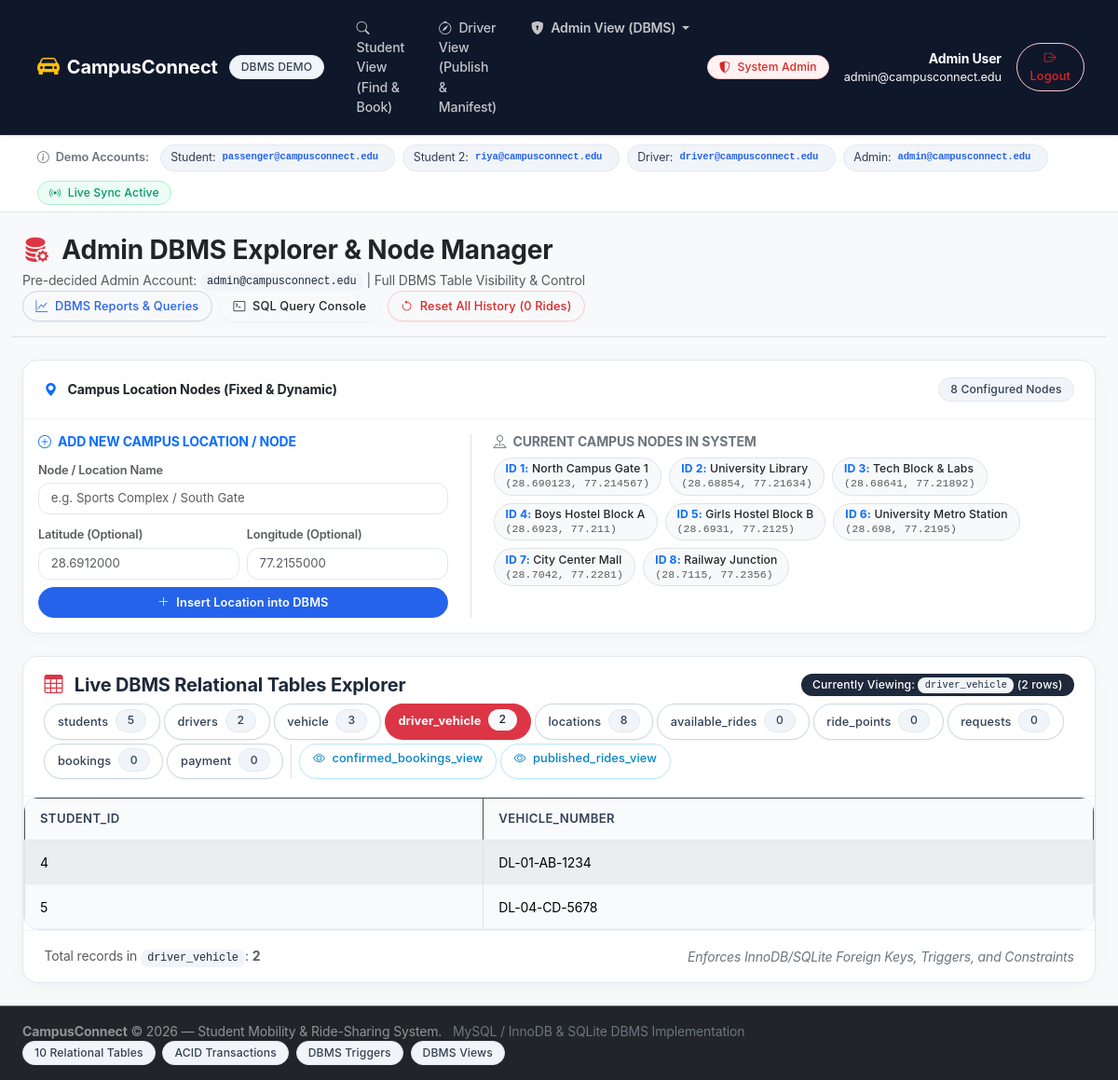
/admin?table=driver_vehicle (signed in), run on the app's committed database.
### tables this page shows
CREATE TABLE locations (
        location_id INTEGER PRIMARY KEY AUTOINCREMENT,
        name TEXT UNIQUE NOT NULL,
        latitude REAL,
        longitude REAL
    );

CREATE TABLE driver_vehicle (
        student_id INTEGER NOT NULL,
        vehicle_number TEXT NOT NULL,
        PRIMARY KEY (student_id, vehicle_number),
        FOREIGN KEY (student_id) REFERENCES drivers(student_id) ON DELETE CASCADE,
        FOREIGN KEY (vehicle_number) REFERENCES vehicle(vehicle_number) ON DELETE CASCADE
    );

### routes/admin.py (the view)
@admin_bp.route('/admin')
@admin_required
def admin_dashboard():
    selected_table = request.args.get('table', 'students')
    if selected_table not in ALL_TABLES and selected_table not in ALL_VIEWS:
        selected_table = 'students'
    table_data = query_db(f"SELECT * FROM {selected_table} LIMIT 100")
    columns = list(table_data[0].keys()) if table_data else []
    table_counts = {}
    for tbl in ALL_TABLES:
        res = query_db(f"SELECT COUNT(*) AS cnt FROM {tbl}", one=True)
        table_counts[tbl] = res['cnt'] if res else 0
    locations = query_db("SELECT * FROM locations ORDER BY location_id ASC")
    return render_template(
        'admin_view.html',
        all_tables=ALL_TABLES,
        all_views=ALL_VIEWS,
        selected_table=selected_table,
        table_data=table_data,
        columns=columns,
        table_counts=table_counts,
        locations=locations,
        active_tab='tables'
    )

### db.py (called while the page is built, shortened)
def get_connection():
    conn = sqlite3.connect(Config.SQLITE_DB_PATH)
    conn.execute("PRAGMA foreign_keys = ON;")
    conn.row_factory = sqlite3.Row
    return conn, 'sqlite'

def get_db():
    if 'db' not in g:
        conn, db_type = get_connection()
        g.db = conn
        g.db_type = db_type
    return g.db, g.db_type

def _adapt_query(query, db_type):
    if db_type == 'mysql':
        return query.replace('?', '%s')
    return query

def query_db(query, args=(), one=False):
    conn, db_type = get_db()
    sql = _adapt_query(query, db_type)
    if db_type == 'mysql':
        cursor = conn.cursor(dictionary=True)
        cursor.execute(sql, args)
        rv = cursor.fetchall()
        cursor.close()
        return (rv[0] if rv else None) if one else rv
    else:
        cursor = conn.cursor()
        cursor.execute(sql, args)
        rv = cursor.fetchall()
        cursor.close()
        if rv:
            rows = [dict(r) for r in rv]
            return rows[0] if one else rows
        return None if one else []

### routes/auth.py (called while the page is built)
def admin_required(f):
    @wraps(f)
    def decorated_function(*args, **kwargs):
        if 'user_id' not in session:
            flash('Please log in to access this page.', 'warning')
            return redirect(url_for('auth.login'))
        if session.get('role') != 'ADMIN':
            flash('Access restricted to System Administrators.', 'danger')
            return redirect(url_for('student.student_dashboard'))
        return f(*args, **kwargs)
    return decorated_function

### templates/admin_view.html (shortened to what this page needs)
{% extends 'base.html' %}
{% block content %}
<div class="row g-4">
    <div class="col-12 d-flex flex-wrap justify-content-between align-items-center border-bottom pb-3">
        <div>
            <h3 class="fw-bold mb-1 text-dark">
                <i class="bi bi-database-fill-gear text-danger me-2"></i> Admin DBMS Explorer & Node Manager
            </h3>
            <p class="text-muted mb-0 small">
                Pre-decided Admin Account: <code>admin@campusconnect.edu</code> | Full DBMS Table Visibility & Control
            </p>
        </div>
        <div class="d-flex gap-2">
            <a href="{{ url_for('admin.admin_reports') }}" class="btn btn-outline-primary btn-sm">
                <i class="bi bi-graph-up me-1"></i> DBMS Reports & Queries
            </a>
            <a href="{{ url_for('admin.admin_sql') }}" class="btn btn-outline-dark btn-sm">
                <i class="bi bi-terminal me-1"></i> SQL Query Console
            </a>
            <form action="{{ url_for('admin.reset_demo_data') }}" method="POST" class="d-inline" onsubmit="return confirm('Remove all history? This wipes test rides, bookings, and payments back to a fresh 0-ride presentation state.');">
                <button type="submit" class="btn btn-outline-danger btn-sm">
                    <i class="bi bi-arrow-counterclockwise me-1"></i> Reset All History (0 Rides)
                </button>
            </form>
        </div>
    </div>
    <div class="col-12">
        <div class="card border-0 shadow-sm rounded-4">
            <div class="card-header bg-white py-3 border-bottom d-flex justify-content-between align-items-center">
                <span class="fw-bold fs-7 text-dark">
                    <i class="bi bi-geo-alt-fill text-primary me-2"></i> Campus Location Nodes (Fixed & Dynamic)
                </span>
                <span class="badge bg-secondary">{{ locations|length }} Configured Nodes</span>
            </div>
            <div class="card-body p-3">
                <div class="row g-3">
                    <div class="col-lg-5 border-end pe-lg-4">
                        <h6 class="fw-bold text-primary mb-2 small text-uppercase">
                            <i class="bi bi-plus-circle me-1"></i> Add New Campus Location / Node
                        </h6>
                        <form action="{{ url_for('admin.add_location') }}" method="POST" class="row g-2">
                            <div class="col-12">
                                <label class="form-label fs-8 fw-semibold text-muted mb-1">Node / Location Name</label>
                                <input type="text" class="form-control form-control-sm" name="name" placeholder="e.g. Sports Complex / South Gate" required>
                            </div>
                            <div class="col-6">
                                <label class="form-label fs-8 fw-semibold text-muted mb-1">Latitude (Optional)</label>
                                <input type="number" step="0.0000001" class="form-control form-control-sm" name="latitude" placeholder="28.6912000">
                            </div>
                            <div class="col-6">
                                <label class="form-label fs-8 fw-semibold text-muted mb-1">Longitude (Optional)</label>
                                <input type="number" step="0.0000001" class="form-control form-control-sm" name="longitude" placeholder="77.2155000">
                            </div>
                            <div class="col-12 mt-2">
                                <button type="submit" class="btn btn-primary btn-sm w-100 fw-semibold">
                                    <i class="bi bi-plus-lg me-1"></i> Insert Location into DBMS
                                </button>
                            </div>
                        </form>
                    </div>
                    <div class="col-lg-7 ps-lg-4">
                        <h6 class="fw-bold text-secondary mb-2 small text-uppercase">
                            <i class="bi bi-pin-map me-1"></i> Current Campus Nodes in System
                        </h6>
                        <div class="d-flex flex-wrap gap-2">
                            {% for loc in locations %}
                                <div class="badge bg-light text-dark border p-2 text-start">
                                    <span class="fw-bold text-primary">ID {{ loc.location_id }}:</span> {{ loc.name }}
                                    {% if loc.latitude and loc.longitude %}
                                        <div class="fs-9 text-muted font-monospace mt-1">({{ loc.latitude }}, {{ loc.longitude }})</div>
                                    {% endif %}
                                </div>
                            {% endfor %}
                        </div>
                    </div>
                </div>
            </div>
        </div>
    </div>
    <div class="col-12">
        <div class="card border-0 shadow-sm rounded-3">
            <div class="card-header bg-white py-3 border-bottom">
                <div class="d-flex flex-wrap justify-content-between align-items-center gap-2 mb-2">
                    <h5 class="fw-bold mb-0">
                        <i class="bi bi-table text-danger me-2"></i> Live DBMS Relational Tables Explorer
                    </h5>
                    <span class="badge bg-dark">Currently Viewing: <code>{{ selected_table }}</code> ({{ table_data|length }} rows)</span>
                </div>
                <div class="d-flex flex-wrap gap-1 mt-2">
                    {% for tbl in all_tables %}
                        <a href="{{ url_for('admin.admin_dashboard', table=tbl) }}"
                           class="btn btn-sm {% if selected_table == tbl %}btn-danger fw-bold{% else %}btn-outline-secondary{% endif %}">
                            {{ tbl }}
                            <span class="badge {% if selected_table == tbl %}bg-light text-dark{% else %}bg-secondary{% endif %} ms-1">
                                {{ table_counts.get(tbl, 0) }}
                            </span>
                        </a>
                    {% endfor %}
                    {% for vw in all_views %}
                        <a href="{{ url_for('admin.admin_dashboard', table=vw) }}"
                           class="btn btn-sm {% if selected_table == vw %}btn-info text-dark fw-bold{% else %}btn-outline-info{% endif %}">
                            <i class="bi bi-eye me-1"></i> {{ vw }}
                        </a>
                    {% endfor %}
                </div>
            </div>
            <div class="card-body p-0">
                {% if table_data %}
                <div class="table-responsive" style="max-height: 520px;">
                    <table class="table table-hover table-striped table-bordered align-middle mb-0 small">
                        <thead class="table-dark sticky-top">
                            <tr>
                                {% for col in columns %}
                                    <th>{{ col }}</th>
                                {% endfor %}
                            </tr>
                        </thead>
                        <tbody>
                            {% for row in table_data %}
                            <tr>
                                {% for col in columns %}
                                    <td>
                                        {% if 'password' in col %}
                                            <span class="font-monospace text-muted small">[Encrypted Hash]</span>
                                        {% elif row[col] is none %}
                                            <span class="badge bg-secondary-subtle text-secondary small">NULL</span>
                                        {% elif 'status' in col %}
                                            <span class="badge {% if row[col] in ['CONFIRMED', 'PUBLISHED', 'PAID'] %}bg-success{% elif row[col] in ['CANCELLED', 'FAILED'] %}bg-danger{% else %}bg-secondary{% endif %}">
                                                {{ row[col] }}
                                            </span>
                                        {% else %}
                                            {{ row[col] }}
                                        {% endif %}
                                    </td>
                                {% endfor %}
                            </tr>
                            {% endfor %}
                        </tbody>
                    </table>
                </div>
                {% else %}
                <div class="text-center py-5 text-muted">
                    <i class="bi bi-inbox display-6 d-block mb-2 text-secondary"></i>
                    Table <code>{{ selected_table }}</code> is currently empty.
                </div>
                {% endif %}
            </div>
            <div class="card-footer bg-light py-2 text-muted small d-flex justify-content-between align-items-center">
                <span>Total records in <code>{{ selected_table }}</code>: <strong>{{ table_data|length }}</strong></span>
                <span class="fst-italic text-secondary">Enforces InnoDB/SQLite Foreign Keys, Triggers, and Constraints</span>
            </div>
        </div>
    </div>
</div>
{% endblock %}

### static/css/style.css (style rules this page uses)
:root { --primary: #2563eb; --primary-hover: #1d4ed8; --primary-light: #eff6ff; --success: #10b981; --success-light: #ecfdf5; --warning: #f59e0b; --warning-light: #fffbeb; --danger: #ef4444; --danger-light: #fef2f2; --info: #06b6d4; --info-light: #ecfeff; --slate-50: #f8fafc; --slate-100: #f1f5f9; --slate-200: #e2e8f0; --slate-300: #cbd5e1; --slate-600: #475569; --slate-700: #334155; --slate-800: #1e293b; --slate-900: #0f172a; --bs-font-sans-serif: -apple-system, BlinkMacSystemFont, "Inter", "Segoe UI", Roboto, "Helvetica Neue", Arial, sans-serif; --bs-body-font-family: var(--bs-font-sans-serif); --bs-body-bg: #f8fafc; --bs-body-color: #334155; }
body { font-family: var(--bs-body-font-family); background-color: var(--bs-body-bg); color: var(--bs-body-color); -webkit-font-smoothing: antialiased; letter-spacing: -0.01em; }
.card { border-radius: 20px !important; border: 1px solid var(--slate-200) !important; background-color: #ffffff; box-shadow: 0 4px 20px -2px rgba(15, 23, 42, 0.04) !important; overflow: hidden; transition: transform 0.2s ease, box-shadow 0.2s ease; }
.card-header { background-color: #ffffff !important; color: var(--slate-800) !important; border-bottom: 1px solid var(--slate-100) !important; padding: 1.15rem 1.4rem !important; border-top-left-radius: 20px !important; border-top-right-radius: 20px !important; }
.card-footer { background-color: #ffffff !important; border-top: 1px solid var(--slate-100) !important; border-bottom-left-radius: 20px !important; border-bottom-right-radius: 20px !important; padding: 1rem 1.4rem !important; }
.btn { border-radius: 9999px !important; padding: 0.52rem 1.25rem; font-weight: 500; font-size: 0.88rem; letter-spacing: 0.01em; border: 1.5px solid transparent; transition: all 0.18s cubic-bezier(0.16, 1, 0.3, 1); box-shadow: 0 1px 2px rgba(0, 0, 0, 0.05); }
.btn-sm { border-radius: 9999px !important; padding: 0.35rem 0.85rem !important; font-size: 0.8rem !important; }
.btn-primary { background-color: var(--primary) !important; border-color: var(--primary) !important; color: #ffffff !important; }
.btn-outline-primary { border-color: var(--slate-300) !important; color: var(--primary) !important; background-color: transparent !important; }
.btn-outline-secondary { border-color: var(--slate-300) !important; color: var(--slate-700) !important; background-color: #ffffff !important; }
.btn-outline-danger { border-color: #fecaca !important; color: #dc2626 !important; }
.btn-outline-info { border-color: #bae6fd !important; color: #0284c7 !important; }
.form-control, .form-select { border-radius: 14px !important; border: 1.5px solid var(--slate-200) !important; padding: 0.6rem 1rem !important; font-size: 0.9rem !important; background-color: #ffffff !important; color: var(--slate-800) !important; box-shadow: none !important; transition: border-color 0.15s ease, box-shadow 0.15s ease; }
.form-control-sm, .form-select-sm { border-radius: 12px !important; padding: 0.4rem 0.8rem !important; font-size: 0.825rem !important; }
.badge { border-radius: 9999px !important; font-weight: 500 !important; font-size: 0.76rem !important; padding: 0.35rem 0.75rem !important; letter-spacing: 0.01em; }
.badge.bg-secondary { background-color: var(--slate-100) !important; color: var(--slate-700) !important; border: 1px solid var(--slate-200); }
.badge.bg-dark { background-color: var(--slate-800) !important; color: #ffffff !important; }
.rounded-2, .rounded-3, .rounded-4 { border-radius: 16px !important; }
.table-responsive { border-radius: 16px !important; overflow: hidden; border: 1px solid var(--slate-200); }
.table { margin-bottom: 0 !important; background-color: #ffffff; }
.table thead th { background-color: var(--slate-50) !important; color: var(--slate-700) !important; font-weight: 600; font-size: 0.82rem; text-transform: uppercase; letter-spacing: 0.03em; border-bottom: 1px solid var(--slate-200) !important; padding: 0.75rem 1rem !important; }
.table tbody td { padding: 0.8rem 1rem !important; border-bottom: 1px solid var(--slate-100) !important; vertical-align: middle; }
code { background-color: var(--slate-100) !important; color: var(--slate-800) !important; border-radius: 8px !important; padding: 0.15rem 0.45rem !important; font-size: 0.85em; }
.fs-7 { font-size: 0.88rem; }
.fs-8 { font-size: 0.8rem; }
.fs-9 { font-size: 0.72rem; }

### data on the page
locations: location_id "1", name "North Campus Gate 1", latitude "28.690123", longitude "77.214567"
locations: location_id "2", name "University Library", latitude "28.68854", longitude "77.21634"
locations: location_id "3", name "Tech Block & Labs", latitude "28.68641", longitude "77.21892"
locations: location_id "4", name "Boys Hostel Block A", latitude "28.6923", longitude "77.211"
locations: location_id "5", name "Girls Hostel Block B", latitude "28.6931", longitude "77.2125"
locations: location_id "6", name "University Metro Station", latitude "28.698", longitude "77.2195"
locations: location_id "7", name "City Center Mall", latitude "28.7042", longitude "77.2281"
locations: location_id "8", name "Railway Junction", latitude "28.7115", longitude "77.2356"
driver_vehicle: student "4" "DL-01-AB-1234"
driver_vehicle: student "5" "DL-04-CD-5678"

### other printed values
{{ session.get('first_name') }} "Admin"
{{ session.get('last_name') }} "User"
{{ session.get('email') }} "admin@campusconnect.edu"
{{ locations|length }} "8"
{{ selected_table }} "driver_vehicle"
{{ table_data|length }} "2"
{{ tbl }} "students" "drivers" "vehicle" "driver_vehicle" "locations" "available_rides" "ride_points" "requests" "bookings" "payment"
{{ table_counts.get(tbl, 0) }} "5" "2" "3" "2" "8" "0" "0" "0" "0" "0"
{{ vw }} "confirmed_bookings_view" "published_rides_view"
{{ col }} "STUDENT_ID" "VEHICLE_NUMBER"
